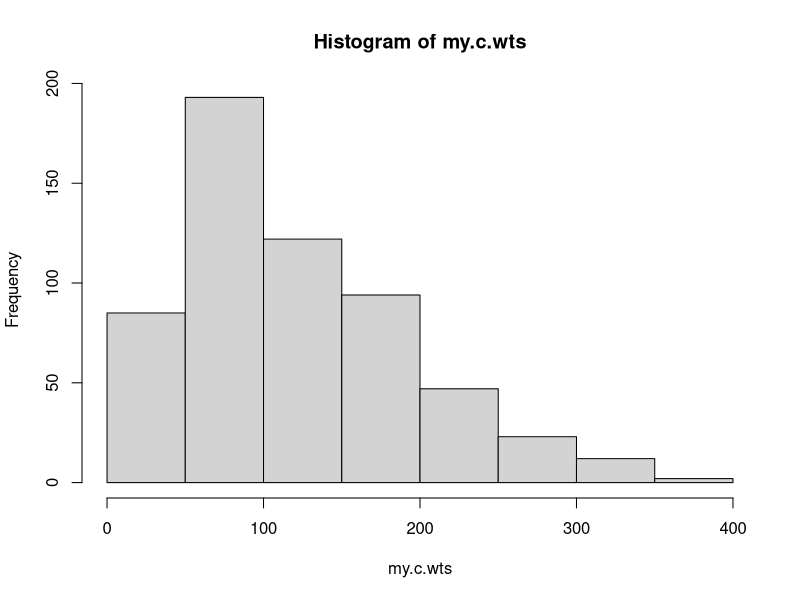
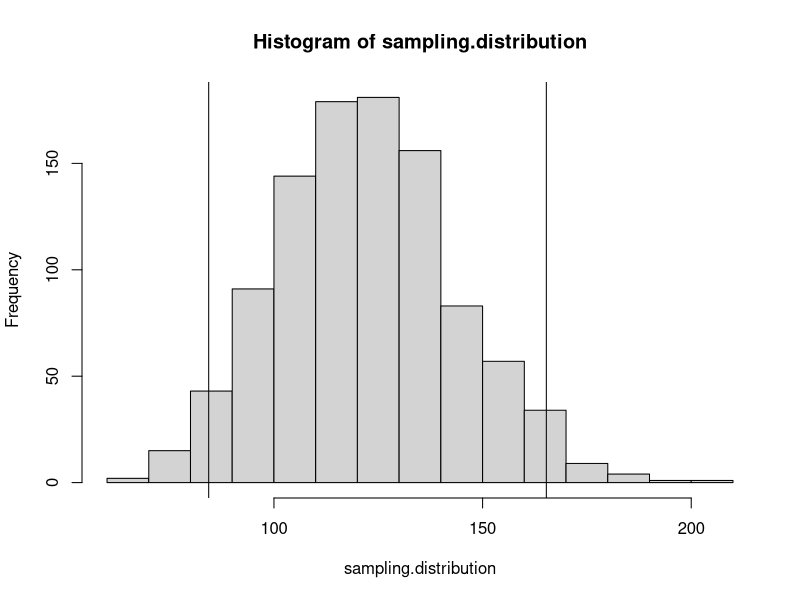

The R source for these figures, in order:
## ---- chunk 1
knitr::opts_chunk$set(echo = TRUE)
## ---- chunk 2
c.weight<-ChickWeight
summary(c.weight)
dim(c.weight)
head(c.weight)
library(tidyverse)
glimpse(c.weight)
## ---- chunk 3
summary(c.weight$weight)
# Summary() gives us the statistical fivenum sum for the weight column specified by c.weight$weight, so we are only looking at the values from the weight column. The fivenum sum consist of the Min, 1st quartile, Median, Mean, 3rd Quartile, and Max value for the column. 
head(c.weight$weight)
# When using head() it displays the first few entries of whatever is selcted. In this case since we have specified c.weight$weight, like with summary, we are only looking at the observations in the weight column. As seen we have the first 6 observations weight displayed as output for this command. Can be used on the whole table or per variable as shown here. 
mean(c.weight$weight)
# mean() displays the mean of whatever value is inside of (), in this case we are displaying the mean of the weight column specified by c.weight$weight.The mean of the weights is 121.8183 as shown by the output below. 
my.c.wts<-c.weight$weight
# The above command generates a new varibale called my.c.wts which is made of the c.weight$weight column. These are identical to the values found in the table just stored in a new variable so further manipulation can be performed without changing the original table. 
quantile(my.c.wts,0.50)
# Quantile shows the specified quantile, here we specified the 0.50 quantile which is the median and gives us an output of 50% (the median value) and a value of 103 for the median.  
## ---- chunk 4
hist(my.c.wts)
quantile(my.c.wts, c(0.025,0.975))
mean(my.c.wts)
median(my.c.wts)
## ---- chunk 5
sampling.distribution<-replicate(1000,mean(sample(my.c.wts, size=11, replace=TRUE)), simplify=TRUE)
hist(sampling.distribution)
abline(v=quantile(sampling.distribution,0.025))
abline(v=quantile(sampling.distribution,0.975))
